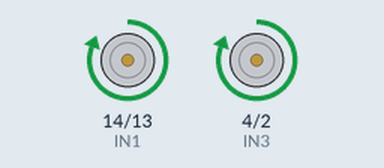
A sketch run on a simulated ESP32. Parts: motor-driver pin pairs drawn as motors (green arrow = first pin HIGH = forward, orange = second pin HIGH = backward, longer = more drive, scaled by the enable pin). What the sketch prints to the serial monitor is not drawn.

Above: at 2.5 s.
At 7.5 s:
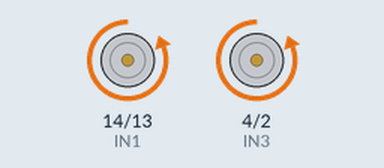
At 12.0 s:
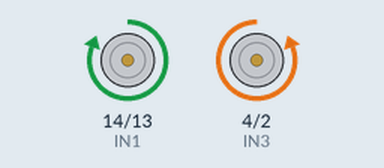
At 19.5 s:
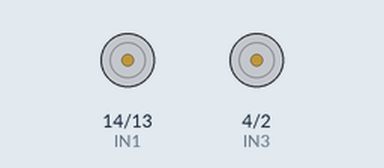
Timing chart, 0 to 27.3 s (numbered marks = the images above):
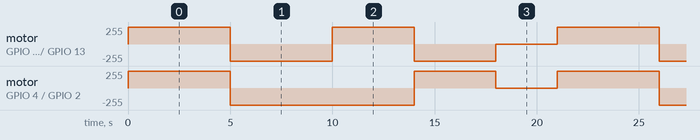

Measured:
- by itself, motor on GPIO 4 (IN3) / GPIO 2 (IN4): repeats every 21.0 s: backward 255/255 9.0 s, forward 255/255 4.0 s, stopped 3.0 s, forward 255/255 5.0 s
- by itself, motor on GPIO 14 (IN1) / GPIO 13 (IN2): repeats every 21.0 s: backward 255/255 5.0 s, forward 255/255 4.0 s, backward 255/255 4.0 s, stopped 3.0 s, forward 255/255 5.0 s

The sketch:

ROBOT_WORKING.ino
```cpp
#define ENA 27
#define IN1 14
#define IN2 13

#define ENB 15
#define IN3 4
#define IN4 2

void setup() {
  pinMode(ENA, OUTPUT);
  pinMode(IN1, OUTPUT);
  pinMode(IN2, OUTPUT);

  pinMode(ENB, OUTPUT);
  pinMode(IN3, OUTPUT);
  pinMode(IN4, OUTPUT);

  Serial.begin(115200);
}

void loop() {

  Serial.println("FULL SPEED FORWARD 🚀");

  digitalWrite(ENA, HIGH);
  digitalWrite(ENB, HIGH);

  digitalWrite(IN1, HIGH);
  digitalWrite(IN2, LOW);

  digitalWrite(IN3, HIGH);
  digitalWrite(IN4, LOW);

  delay(5000);

  Serial.println("FULL SPEED BACKWARD 🔄");

  digitalWrite(IN1, LOW);
  digitalWrite(IN2, HIGH);

  digitalWrite(IN3, LOW);
  digitalWrite(IN4, HIGH);

  delay(5000);

  Serial.println("SPIN LEFT ⚡");

  digitalWrite(IN1, HIGH);
  digitalWrite(IN2, LOW);

  digitalWrite(IN3, LOW);
  digitalWrite(IN4, HIGH);

  delay(4000);

  Serial.println("SPIN RIGHT ⚡");

  digitalWrite(IN1, LOW);
  digitalWrite(IN2, HIGH);

  digitalWrite(IN3, HIGH);
  digitalWrite(IN4, LOW);

  delay(4000);

  Serial.println("STOP");

  digitalWrite(ENA, LOW);
  digitalWrite(ENB, LOW);

  delay(3000);
}
```
